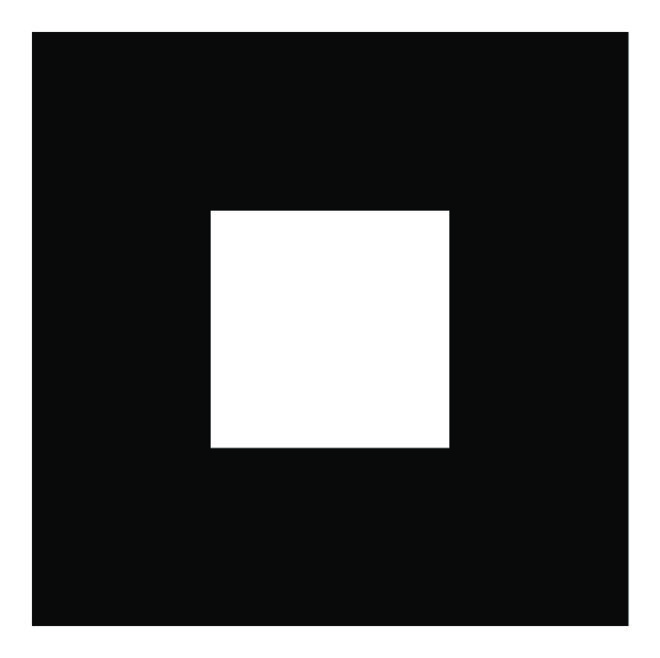
#> input picture testure_picture.png, 660 x 658 px
$ jupyter execute Pepper_Noise.ipynb   (shell and % lines are left out)
#> lines starting #> are read from the running program, lines starting #| are printed output that depends on the picture
[cell 1]
# Step 1: Install required libraries

# Step 2: Upload an image
from google.colab import files
import cv2
import numpy as np
import matplotlib.pyplot as plt

# Upload the image
uploaded = files.upload()
#> the answer given: testure_picture.png

# Assuming the uploaded file is an image
image_path = next(iter(uploaded))  # Get the uploaded image file name

# Load the image in grayscale
image = cv2.imread(image_path, cv2.IMREAD_GRAYSCALE)
#> image: shape (658, 660); min 2, max 255, mean 86.9

# Step 3: Define the noise function
def add_salt_and_pepper_noise(image, salt_prob, pepper_prob):
    """
    Add salt and pepper noise to an image.

    Parameters:
    image (numpy array): The original image.
    salt_prob (float): Probability of adding salt noise.
    pepper_prob (float): Probability of adding pepper noise.

    Returns:
    numpy array: The image with salt and pepper noise.
    """
#> called with salt_prob = 0.05, pepper_prob = 0.05
    noisy_image = np.copy(image)
    total_pixels = image.size
#> total_pixels = 434280

    # Salt noise
    num_salt = np.ceil(salt_prob * total_pixels)
#> num_salt = 21714
    coords = [np.random.randint(0, i - 1, int(num_salt)) for i in image.shape]
    noisy_image[tuple(coords)] = 255  # Salt noise

    # Pepper noise
    num_pepper = np.ceil(pepper_prob * total_pixels)
#> num_pepper = 21714
    coords = [np.random.randint(0, i - 1, int(num_pepper)) for i in image.shape]
    noisy_image[tuple(coords)] = 0  # Pepper noise
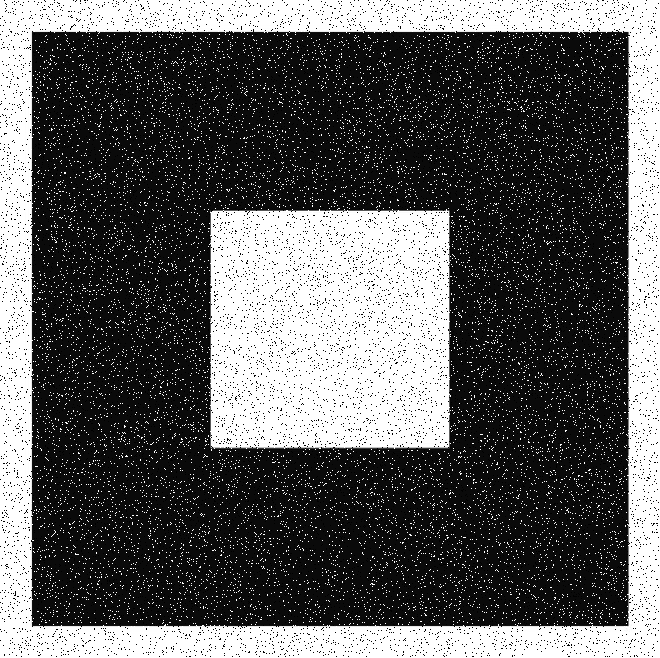
#> noisy_image: shape (658, 660); min 0, max 255, mean 90.5

    return noisy_image

# Step 4: Apply noise, display images, and plot histogram
# Set noise probabilities
salt_prob = 0.05
pepper_prob = 0.05

# Add salt and pepper noise to the image
noisy_image = add_salt_and_pepper_noise(image, salt_prob, pepper_prob)

# Plot the original, noisy images and the histogram
plt.figure(figsize=(15, 5))

plt.subplot(1, 3, 1)
plt.title('Original Image')
plt.imshow(image, cmap='gray')
plt.axis('off')

plt.subplot(1, 3, 2)
plt.title('Image with Salt and Pepper Noise')
plt.imshow(noisy_image, cmap='gray')
plt.axis('off')

plt.subplot(1, 3, 3)
plt.title('Histogram of Noisy Image')
plt.hist(noisy_image.ravel(), bins=256, range=[0, 256], color='gray', alpha=0.7)
plt.xlabel('Pixel Value')
plt.ylabel('Frequency')

plt.tight_layout()
plt.show()
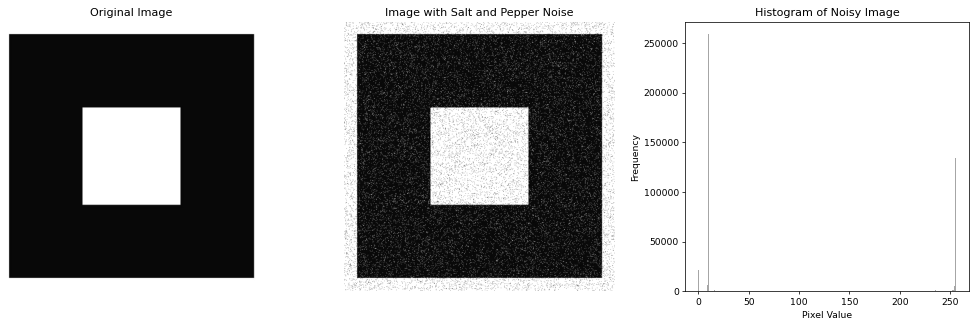
#> figure drawn by matplotlib, 3 panels; panel 3: tallest bar 258658 high, from x = 10 to 11
